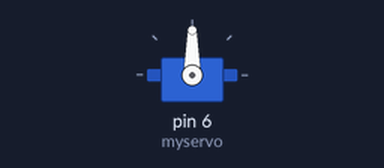
Simulated run of this sketch. Board: Arduino Uno, built with avr-gcc and run on an emulated ATmega328P. Parts: servo.

Above: at 0.05 s.
At 2.0 s:
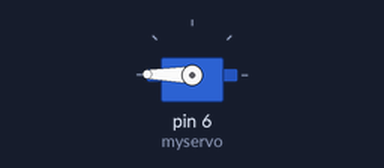
At 4.0 s:
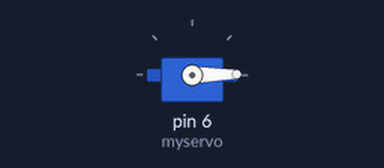
Timing chart, 0 to 5.2 s (numbered marks = the images above):
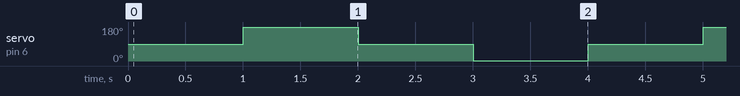

The sketch:

Sweep.ino
```cpp
#include <Servo.h>

Servo myservo;
int sleeptime = 1000;

void setup() {
  myservo.attach(6);  // D6
}

void loop() {
  myservo.write(90);
  delay(sleeptime);
  myservo.write(179);
  delay(sleeptime);
  myservo.write(90);
  delay(sleeptime);
  myservo.write(1);
  delay(sleeptime);
//myservo.write(90);
}
```

Measured:
- by itself, servo on pin 6 (myservo): repeats every 4.0 s: 90° 1.0 s, 1° 1.0 s, 90° 1.0 s, 179° 1.0 s
